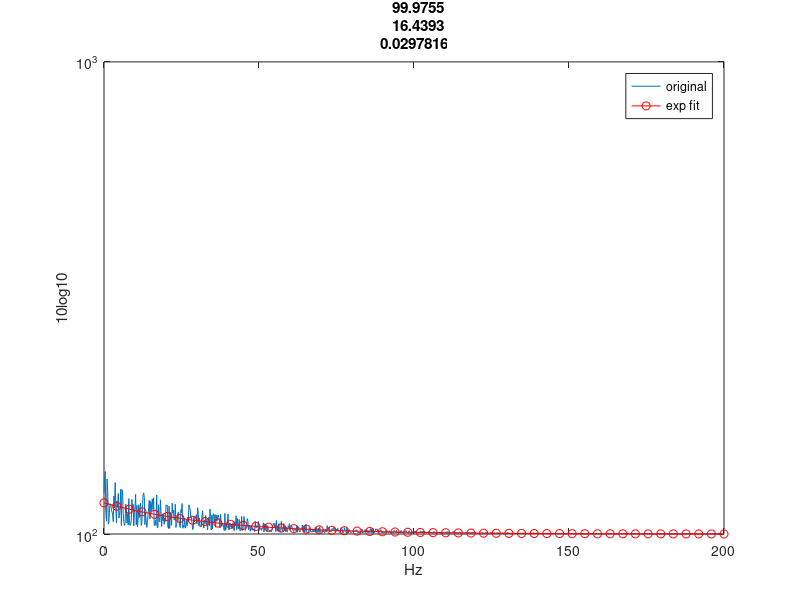

The MATLAB source for this figure:
function [coefEsts,y_out,modelFun,MSE] = SPEC_fit_1overf_func_to_PSD(x,y,x_out,startingVals)
% function [coefEsts,y_out,modelFun] = SPEC_fit_1overf_func_to_PSD(x,y,x_out,startingVals)
% Power Law fit.
% INPUT:
% x = frequencies
% y = psd values (log or not?)
% x_out = desired output frequencies for the fit.
% startingVals = enter some reasonable starting estimates for the function
%   as a 3 element vector according to p below...
%   p1 + p2*exp(-p3*(x));
%
% OUTPUT:
%  coefEsts = a 3 element vector of the fitted coefficients.
%  y_out = the fitted psd values.
%  modelFun = the actual model function for your own use. Use like this...
%     y_out = modelFun(coefEsts, x_out);
%
% NOTE: Sometimes it may not converge. Then you may need better initial
% parameter estimates or just run again.
%
% Cowen 2016
if 0
%     NOTE: This is not 1/f but 1/exp(x). need to figure out what is up.
    y = [];  x = [];
    
    for ii = 1:10
        data = pinknoise(10000);
        y(:,ii) = pwelch(data);
        x(:,ii) = linspace(1,50,Rows(y))';
    end
    y = y';
    figure;
    plot(x(:),y(:))
    
    modelFun =  @(p,x) p(1) + (p(2) .* exp(-p(3).*x(:,1)));
    modelFun =  @(p,x) p(1) + (p(2) .* 1./(x(:,1).^p(3)));
    
    modelFun =  @(p,x) (p(1) .* exp(-p(2).*x(:,1)));
    modelFun =  @(p,x)  p(1) + p(2) .* 1./(x(:,1).*p(3));
    
    modelFun =  @(p,x) p(1) .* 1./(x(:,1).^p(2));
    x = x/max(x(:));
    coefEsts = nlinfit(x(:), y(:), modelFun, [min(y) 4 .01]);
    
    coefEsts = nlinfit(x(:), log(y(:)), modelFun, [max(y) 4 .01]);
    
    coefEsts = nlinfit(x(:), log(y(:)), modelFun, [1 .01]);
    
    coefEsts = nlinfit(x(:), y(:), modelFun, [max(y) 4 .01]);
    
    y_out = modelFun(coefEsts, x);
    
    
    figure
    plot(x,y,x,y_out)
    set(gca,'YScale','log')
    
end


if nargin == 0
    % demo if nothing is entered.
    x = 0:.2:200; % let's make it seem like we are going to 200 Hz.
    r = rand(1,length(x))*2; % noise - give the fit some challenge
    y = 100 + 5*exp(-.03*(x)+r); % the real equation.s
    
    startingVals = [min(y) 4 .01]; % guessing the initial estimates is the hard part. min(y) is a good guess for the first parameter.
    x_out = linspace(0,max(x),50);
end
if nargin < 4
     startingVals = [min(y) 4 .01];
end
if length(startingVals) < 2
    error('startingVals needs to have more elements')
end
GIX = ~isnan(y);
x = x(GIX); y = real(y(GIX));
% the 1/f equation.
modelFun =  @(p,x) p(1) + (p(2) .* exp(-p(3).*x));
if nargout < 4
    coefEsts = nlinfit(x(:), y(:), modelFun, startingVals);
else
    [coefEsts,~,~,~,MSE]  = nlinfit(x(:), y(:), modelFun, startingVals);
end
y_out = modelFun(coefEsts, x_out);

if nargout == 0
    plot(x,y)
    hold on
    plot(x_out,y_out,'ro-');
    set(gca,'YScale','log')
    % look at how close coefEsts matches the original coefficients!!!
    title(num2str(coefEsts))
    legend('original','exp fit')
    ylabel('10log10')
    xlabel('Hz')

    % for kicks, try this....
    %     figure
    %     loglog(x_out, y_out,'ro-');
    
end
